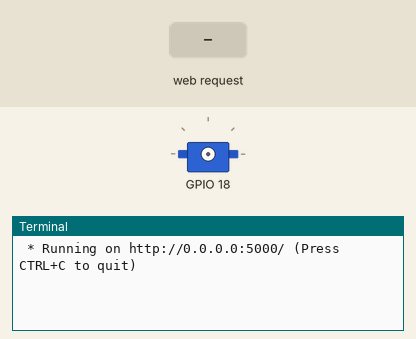
Recording of a program running on a simulated Raspberry Pi (BCM pin numbers). On the bench: servo, the last lines printed to the terminal. The inputs (shaded band) are chosen by the test bench. Servo angles are drawn from the pulse width (0.5 ms = 0°, 2.5 ms = 180°); the clock reads 2024-03-15 10:24:30 at power-on unless the program sets it.

Above: at 1.2 s.
1.3 s: HTTP request for /unlock received
At 2.7 s:
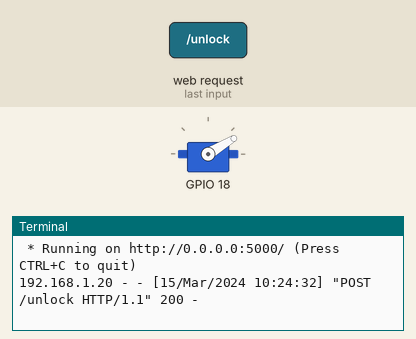
2.8 s: HTTP request for /lock received
At 4.6 s:
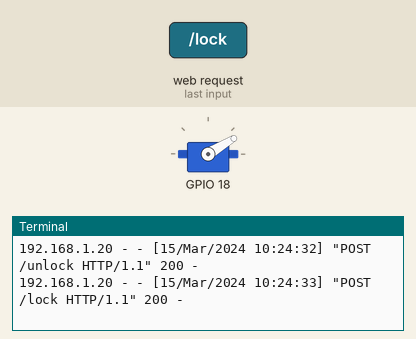
5.3 s: HTTP request for / received
At 5.8 s:
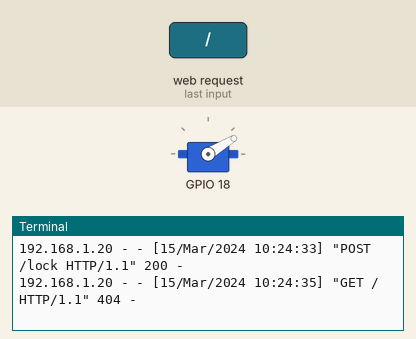

Measured:
- after the input at 1.3 s, the terminal: prints a new line after 1.0 s (image 1)
- after the input at 2.8 s, the terminal: prints a new line after 1.0 s (image 2)
- after the input at 5.3 s, the terminal: prints a new line at once (image 3)

The program:

motor_flask.py
```python
from flask import Flask, request

import RPi.GPIO as GPIO

import time


app = Flask(__name__)


GPIO.setmode(GPIO.BCM)

GPIO.setup(18, GPIO.OUT)

pwm = GPIO.PWM(18, 50)

pwm.start(0)


def set_angle(angle):
	duty = angle / 18 + 2

    GPIO.output(18, True)

    pwm.ChangeDutyCycle(duty)

    time.sleep(1)

    GPIO.output(18, False)

    pwm.ChangeDutyCycle(0)

# 서보 모터 제어 함수

def control_servo(lock_or_unlock):

    if lock_or_unlock == 'lock':

        set_angle(240)

    elif lock_or_unlock == 'unlock':

        set_angle(40)


@app.route('/lock', methods=['POST'])

def lock():

    control_servo('lock')

    return 'Locked', 200

@app.route('/unlock', methods=['POST'])

def unlock():

    control_servo('unlock')

    return 'Unlocked', 200


if __name__ == '__main__':

    app.run(host='0.0.0.0')
```
